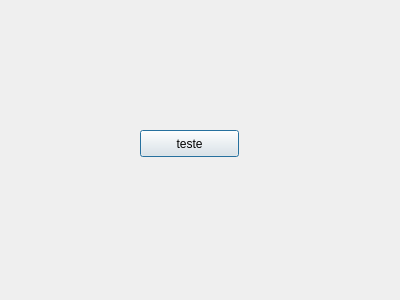
<?xml version="1.0" encoding="UTF-8"?>
<ui version="4.0">
 <class>teste</class>
 <widget class="QDialog" name="teste">
  <property name="geometry">
   <rect>
    <x>0</x>
    <y>0</y>
    <width>400</width>
    <height>300</height>
   </rect>
  </property>
  <property name="windowTitle">
   <string>Dialog</string>
  </property>
  <widget class="QPushButton" name="pushButton">
   <property name="geometry">
    <rect>
     <x>140</x>
     <y>130</y>
     <width>99</width>
     <height>27</height>
    </rect>
   </property>
   <property name="text">
    <string>teste</string>
   </property>
  </widget>
 </widget>
 <resources/>
 <connections/>
</ui>
